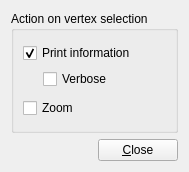
<ui version="4.0" >
 <class>VertexSysSettingsInteractionsForm</class>
 <widget class="QWidget" name="VertexSysSettingsInteractionsForm" >
  <property name="geometry" >
   <rect>
    <x>0</x>
    <y>0</y>
    <width>189</width>
    <height>172</height>
   </rect>
  </property>
  <property name="windowTitle" >
   <string>Form</string>
  </property>
  <layout class="QVBoxLayout" >
   <item>
    <widget class="QGroupBox" name="groupBox" >
     <property name="title" >
      <string>Action on vertex selection</string>
     </property>
     <layout class="QVBoxLayout" >
      <item>
       <layout class="QVBoxLayout" >
        <property name="spacing" >
         <number>-1</number>
        </property>
        <item>
         <widget class="QCheckBox" name="checkBox_printinfo" >
          <property name="text" >
           <string>Print information</string>
          </property>
          <property name="checked" >
           <bool>true</bool>
          </property>
         </widget>
        </item>
        <item>
         <layout class="QHBoxLayout" >
          <item>
           <spacer>
            <property name="orientation" >
             <enum>Qt::Horizontal</enum>
            </property>
            <property name="sizeType" >
             <enum>QSizePolicy::Fixed</enum>
            </property>
            <property name="sizeHint" >
             <size>
              <width>20</width>
              <height>20</height>
             </size>
            </property>
           </spacer>
          </item>
          <item>
           <widget class="QCheckBox" name="checkBox_printinfo_verbose" >
            <property name="text" >
             <string>Verbose</string>
            </property>
           </widget>
          </item>
         </layout>
        </item>
       </layout>
      </item>
      <item>
       <widget class="QCheckBox" name="checkBox_zoom" >
        <property name="text" >
         <string>Zoom</string>
        </property>
       </widget>
      </item>
     </layout>
    </widget>
   </item>
   <item>
    <layout class="QHBoxLayout" >
     <property name="spacing" >
      <number>0</number>
     </property>
     <item>
      <spacer>
       <property name="orientation" >
        <enum>Qt::Horizontal</enum>
       </property>
       <property name="sizeHint" >
        <size>
         <width>40</width>
         <height>20</height>
        </size>
       </property>
      </spacer>
     </item>
     <item>
      <widget class="QPushButton" name="pushButton_close" >
       <property name="text" >
        <string>&amp;Close</string>
       </property>
      </widget>
     </item>
    </layout>
   </item>
  </layout>
 </widget>
 <resources/>
 <connections/>
</ui>
